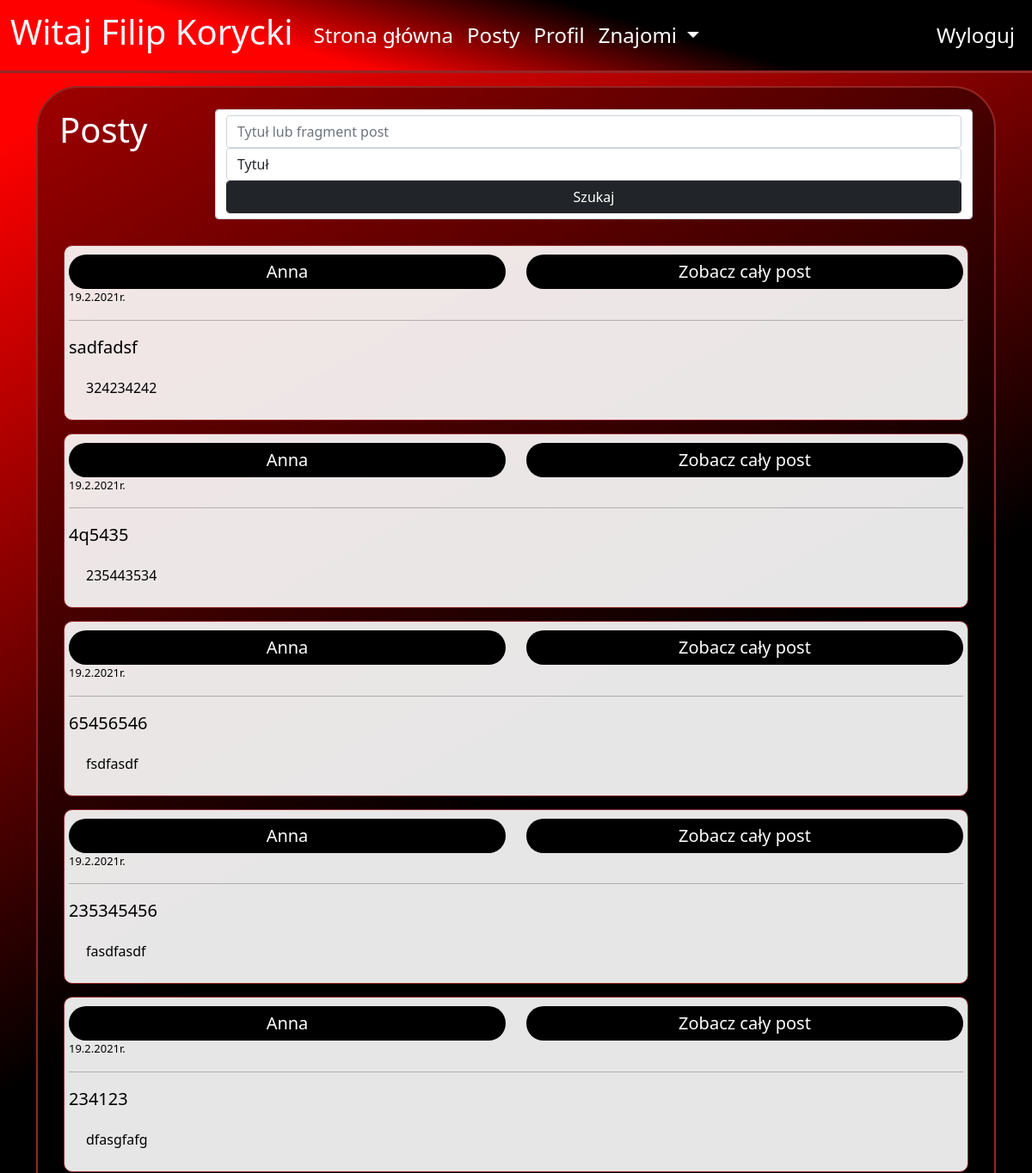
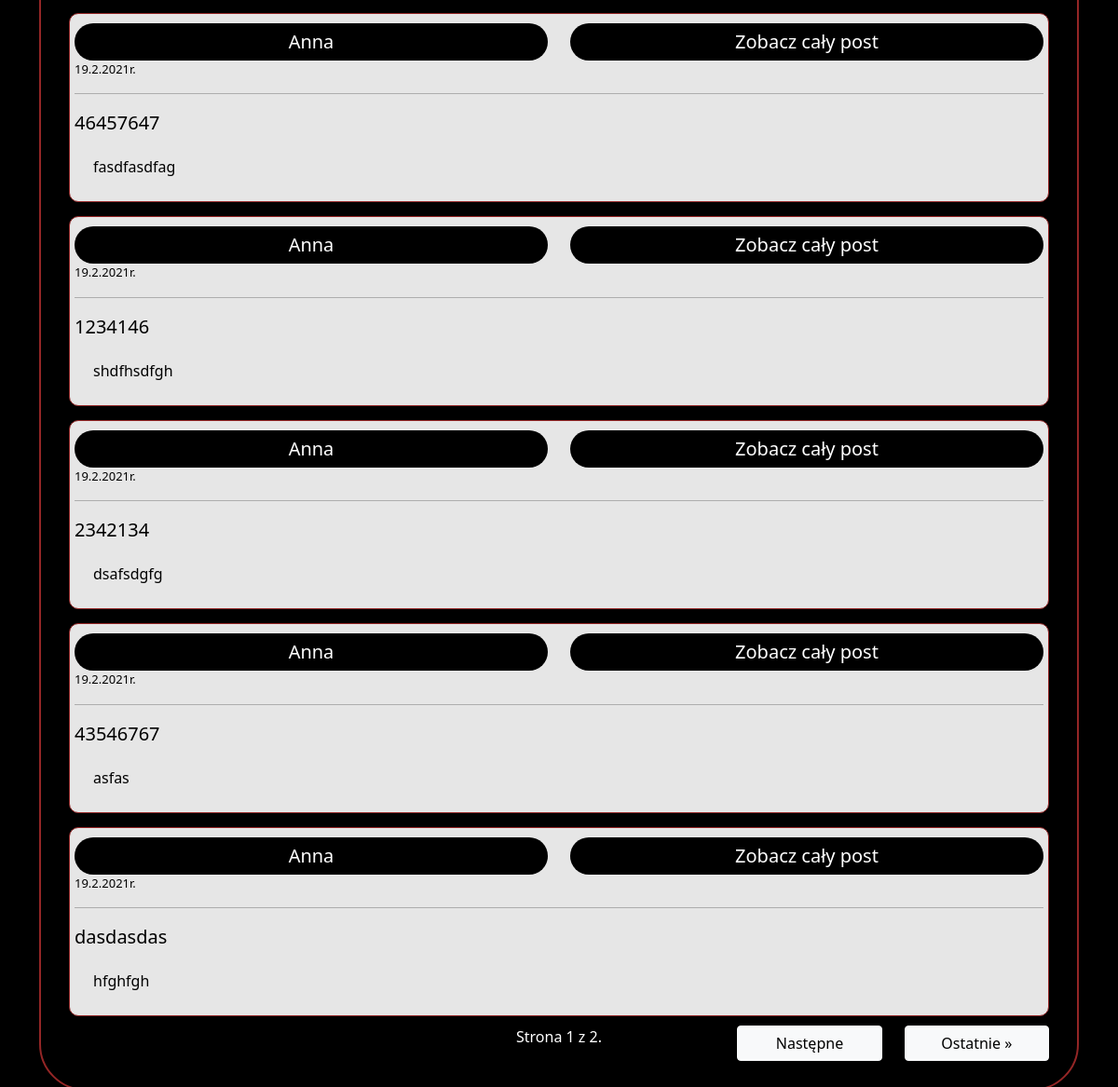
/posts (signed in), run on an earlier commit of the app's database (2 pictures, top to bottom).
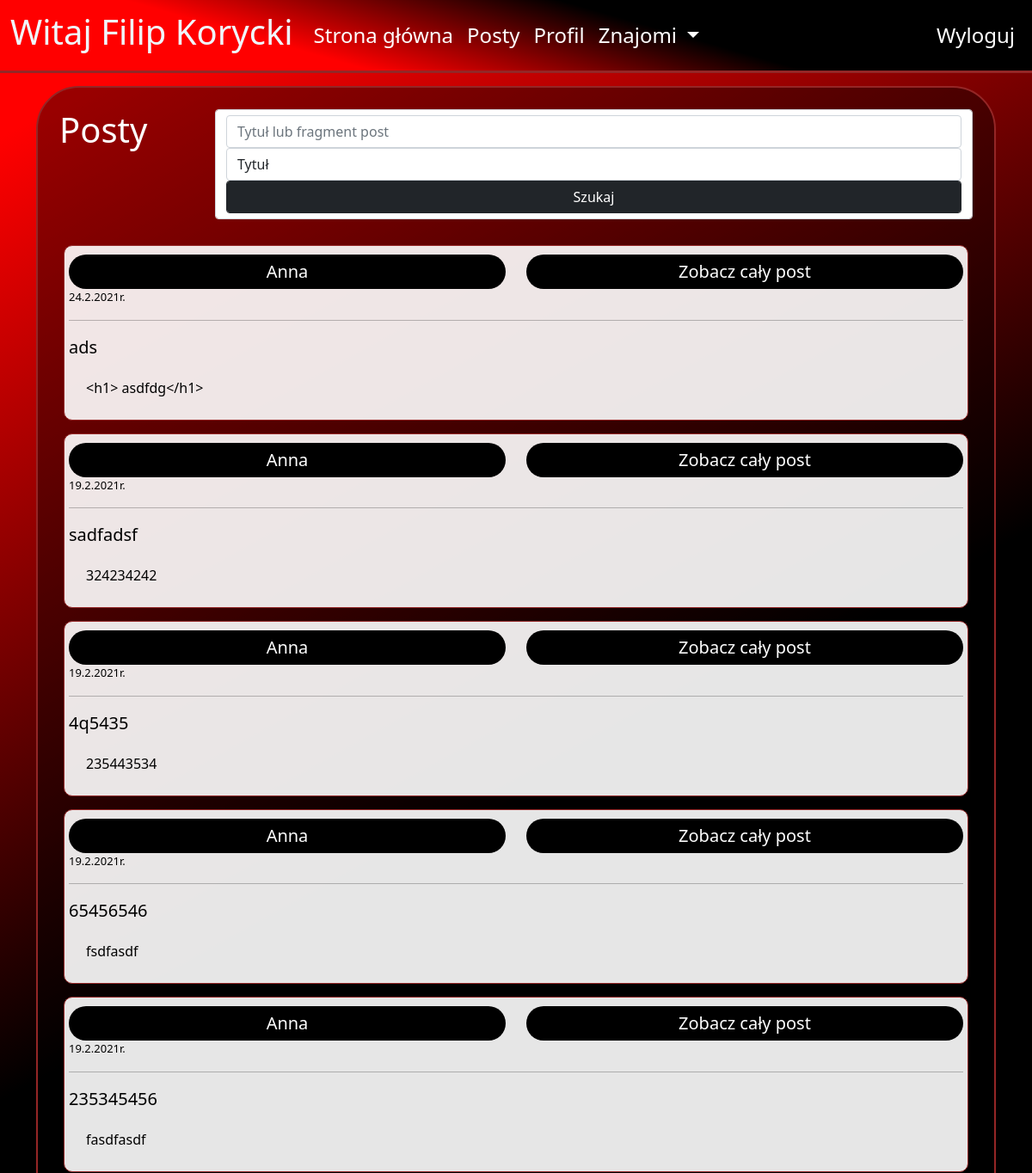
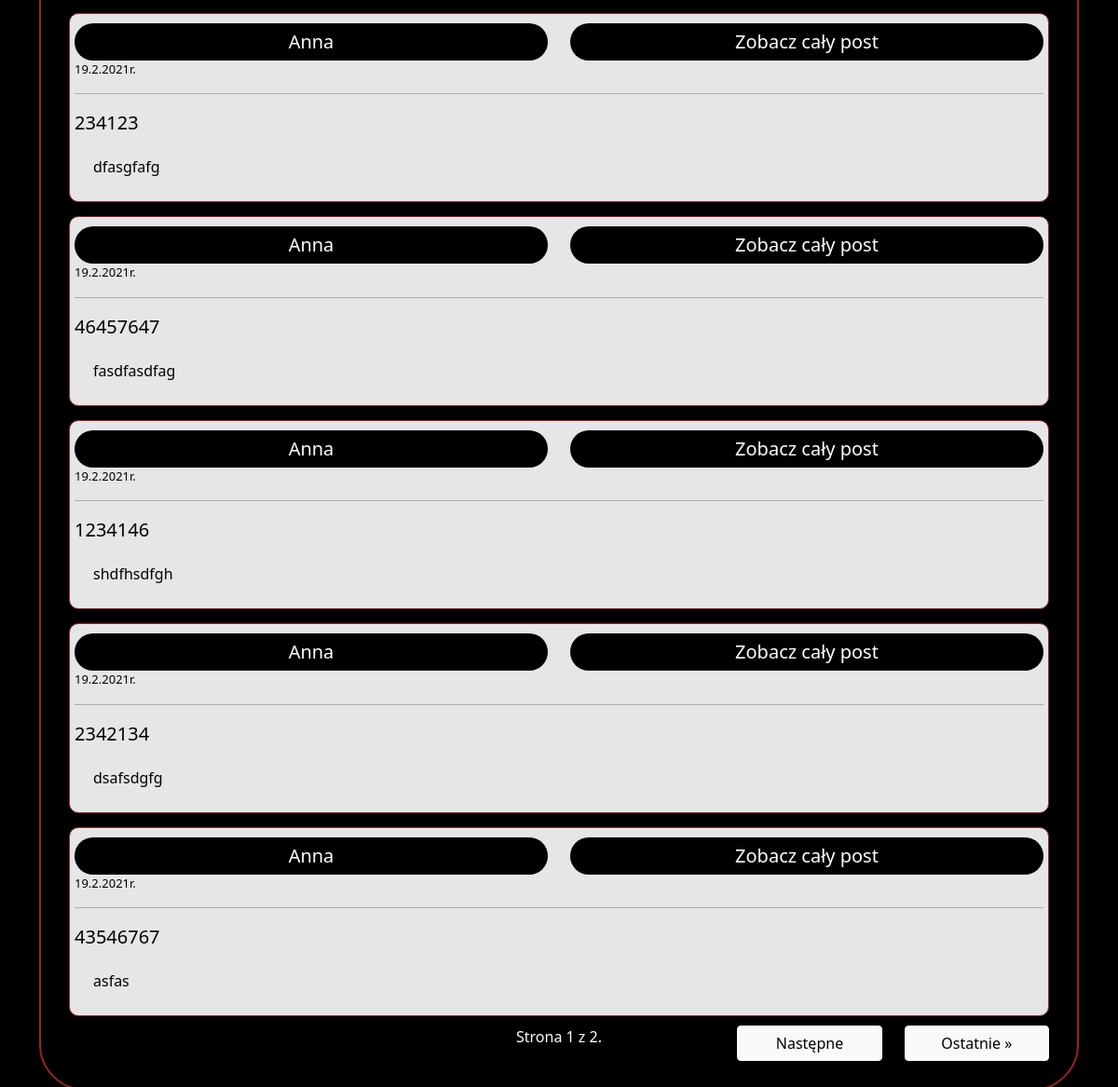
And on a later commit of the database (2 pictures, top to bottom).
### blog/models.py (models this page shows, shortened)
class Post(models.Model):
    owner =  models.ForeignKey("Profile", on_delete=models.CASCADE)
    date = models.DateField(auto_now_add=True)
    date_time = models.DateTimeField(auto_now_add=True)
    title = models.CharField(max_length=200)
    text = models.CharField(max_length=4000)
    comments = models.ManyToManyField("Post_comment", related_name='+')
    class Meta:
        ordering = ["-date","-date_time"]

class Profile(models.Model):
    user = models.OneToOneField(User, null=True, on_delete=models.CASCADE)
    birth_date = models.DateField(blank=True,null=True)
    description = models.TextField(blank=True,null=True)
    first_name = models.CharField(blank=True, null=True, max_length=40)
    last_name = models.CharField(blank=True, null=True, max_length=40)
    country = models.CharField(blank=True, null=True, max_length=40)
    city = models.CharField(blank=True, null=True, max_length=40)
    height = models.DecimalField(blank=True,null=True, decimal_places=0, max_digits=120)
    weight = models.DecimalField(blank=True,null=True, decimal_places=0, max_digits=120)
    gender = models.CharField(blank=True,null=True, max_length=222)
    friends = models.ManyToManyField('self', blank=True)
    images = models.ManyToManyField("ProfileImage", related_name='+',blank=True)
    chats = models.ManyToManyField("ChatBox", related_name='+',blank=True)
    posts = models.ManyToManyField("Post", related_name='+',blank=True)
    def get_name(self):
        if self.first_name and self.last_name:
            return str(str(self.first_name)+" "+str(self.last_name)) #+" ("+str(self.user.username)+")"
        elif self.first_name:
            return self.first_name
        else:
            return self.user.username

### blog/views.py (the view, shortened to what this page needs)
# urls.py: path("posts", views.PostsView.as_view(), name="posts"),
class PostsView(View):
    def get(self, request):
        user = request.user.profile
        posts= []
        def myFunc(e):
            e.date_time
            return e.date_time
        for friend in user.friends.all():
            for post in friend.posts.all():
                posts.append(post)
        posts.sort(reverse=True, key=myFunc)
        paginator = Paginator(posts, 10)
        page_number = request.GET.get('page')
        posts = paginator.get_page(page_number)
        context={
            'profile':user,
            'posts':posts,
        }
        return render(request, "blog/posts.html", context)

### blog/templates/blog/posts.html (shortened to what this page needs)
{% extends "blog/base.html"%}
{%load static%}
{%block content%}
<div class="container background_v1" style="color:white;">
    <div class="row">
        <div class="col-sm-12 col-md-2"><h1 style="color:white;">Posty</h1></div>
        <div class="col-sm-12 col-md-10">
        <form action="{% url 'posts' %}"method="POST" class="form-control">
            <input type="text" name="title" placeholder="Tytuł lub fragment post" class="form-control"/>
            <select name="title2" class="form-control">
                <option value="title" class="form-control">Tytuł</option>
            </select>
            <button type="submit" class="form-control btn btn-dark">Szukaj</button>
        </form>
        </div>
    </div>
    <div class="profile_posts_box2" style="color:black;">
        {%for post in posts%}
            <div class="profile_post">
                 <div class="profile_post_title">
                 <div class="row">
                    <div class="col-sm-6">
                    <a href="{%url 'profile' post.owner.id %}"
                    class="my-button" style="margin-top:5px;"
                    >{{post.owner.get_name}}</a>
                    </div>
                    <div class="col-sm-6">
                    <a href="{%url 'post' post.id %}" style="margin-top:5px;"
                    class="my-button" >Zobacz cały post</a>
                    </div>
                </div>
                </div>
                <div class="profile_post_date">{{post.date| date:"d.n.Y"}}r.</div>
                 <hr />
                <div class="profile_post_title">{{post.title}}</div>
                <div class="profile_post_text">{{post.text}}</div>
            </div>
        {%endfor%}
    <div>
    <div class="pagination row">
        {% if posts.has_previous %}
            <div class="col-md-12 col-lg-2">
            <a class="pagiantion_obj btn btn-light"
             href="?page=1">&laquo; Pierwsze</a>
            </div>
            <div class="col-md-12 col-lg-2">
            <a class="pagiantion_obj btn btn-light"
            href="?page={{ posts.previous_page_number }}">Poprzednie</a>
            </div>
        {%else%}
            <div class="pagination_obj col-md-12 col-lg-2" style="height:1px;"></div>
            <div class="pagination_obj col-md-12 col-lg-2" style="height:1px;"></div>
        {% endif %}
        <div class="pagiantion_obj pagination_number col-sm-12 col-md-4" >
            Strona {{ posts.number }} z {{ posts.paginator.num_pages }}.
        </div>
        {% if posts.has_next %}
            <div class="col-md-12 col-lg-2">
            <a class="pagiantion_obj btn btn-light pagiantion_obj"
            href="?page={{ posts.next_page_number }}">Następne</a>
            </div>
            <div class="col-md-12 col-lg-2">
            <a class="pagiantion_obj btn btn-light pagiantion_obj"
            href="?page={{ posts.paginator.num_pages }}">Ostatnie &raquo;</a>
             </div>
        {% endif %}
    </div>
</div>
{% endblock %}

What changed in the data, as far as the page shows it:
no longer on this page (row unchanged): Post: owner.get_name "Anna", date "19.2.2021", title "dasdasdas", text "hfghfgh"
added Post: owner.get_name "Anna", date "24.2.2021", title "ads", text "<h1> asdfdg</h1>"
